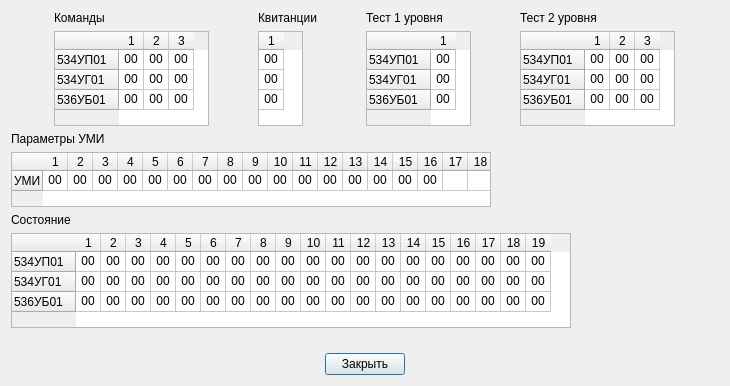
<?xml version="1.0" encoding="UTF-8"?>
<ui version="4.0">
 <class>DlgChannel</class>
 <widget class="QDialog" name="DlgChannel">
  <property name="geometry">
   <rect>
    <x>0</x>
    <y>0</y>
    <width>730</width>
    <height>386</height>
   </rect>
  </property>
  <property name="windowTitle">
   <string>Данные канала АСКУ</string>
  </property>
  <layout class="QVBoxLayout" name="verticalLayout_7">
   <item>
    <layout class="QHBoxLayout" name="horizontalLayout_2">
     <item>
      <layout class="QVBoxLayout" name="verticalLayout_4">
       <item>
        <widget class="QLabel" name="labelCommand">
         <property name="text">
          <string>Команды</string>
         </property>
        </widget>
       </item>
       <item>
        <widget class="QTableWidget" name="tableCommand">
         <property name="sizePolicy">
          <sizepolicy hsizetype="Fixed" vsizetype="Fixed">
           <horstretch>0</horstretch>
           <verstretch>0</verstretch>
          </sizepolicy>
         </property>
         <property name="minimumSize">
          <size>
           <width>155</width>
           <height>95</height>
          </size>
         </property>
         <property name="maximumSize">
          <size>
           <width>155</width>
           <height>95</height>
          </size>
         </property>
         <property name="verticalScrollBarPolicy">
          <enum>Qt::ScrollBarAlwaysOff</enum>
         </property>
         <property name="horizontalScrollBarPolicy">
          <enum>Qt::ScrollBarAlwaysOff</enum>
         </property>
         <property name="autoScroll">
          <bool>false</bool>
         </property>
         <property name="editTriggers">
          <set>QAbstractItemView::NoEditTriggers</set>
         </property>
         <property name="selectionMode">
          <enum>QAbstractItemView::NoSelection</enum>
         </property>
         <property name="cornerButtonEnabled">
          <bool>false</bool>
         </property>
         <attribute name="horizontalHeaderDefaultSectionSize">
          <number>25</number>
         </attribute>
         <attribute name="horizontalHeaderHighlightSections">
          <bool>false</bool>
         </attribute>
         <attribute name="horizontalHeaderMinimumSectionSize">
          <number>25</number>
         </attribute>
         <attribute name="verticalHeaderDefaultSectionSize">
          <number>20</number>
         </attribute>
         <attribute name="verticalHeaderMinimumSectionSize">
          <number>20</number>
         </attribute>
         <row>
          <property name="text">
           <string>534УП01   </string>
          </property>
         </row>
         <row>
          <property name="text">
           <string>534УГ01   </string>
          </property>
         </row>
         <row>
          <property name="text">
           <string>536УБ01   </string>
          </property>
         </row>
         <column>
          <property name="text">
           <string>1</string>
          </property>
         </column>
         <column>
          <property name="text">
           <string>2</string>
          </property>
         </column>
         <column>
          <property name="text">
           <string>3</string>
          </property>
         </column>
         <item row="0" column="0">
          <property name="text">
           <string>00</string>
          </property>
          <property name="textAlignment">
           <set>AlignHCenter|AlignVCenter|AlignCenter</set>
          </property>
         </item>
         <item row="0" column="1">
          <property name="text">
           <string>00</string>
          </property>
          <property name="textAlignment">
           <set>AlignHCenter|AlignVCenter|AlignCenter</set>
          </property>
         </item>
         <item row="0" column="2">
          <property name="text">
           <string>00</string>
          </property>
          <property name="textAlignment">
           <set>AlignHCenter|AlignVCenter|AlignCenter</set>
          </property>
         </item>
         <item row="1" column="0">
          <property name="text">
           <string>00</string>
          </property>
          <property name="textAlignment">
           <set>AlignHCenter|AlignVCenter|AlignCenter</set>
          </property>
         </item>
         <item row="1" column="1">
          <property name="text">
           <string>00</string>
          </property>
          <property name="textAlignment">
           <set>AlignHCenter|AlignVCenter|AlignCenter</set>
          </property>
         </item>
         <item row="1" column="2">
          <property name="text">
           <string>00</string>
          </property>
          <property name="textAlignment">
           <set>AlignHCenter|AlignVCenter|AlignCenter</set>
          </property>
         </item>
         <item row="2" column="0">
          <property name="text">
           <string>00</string>
          </property>
          <property name="textAlignment">
           <set>AlignHCenter|AlignVCenter|AlignCenter</set>
          </property>
         </item>
         <item row="2" column="1">
          <property name="text">
           <string>00</string>
          </property>
          <property name="textAlignment">
           <set>AlignHCenter|AlignVCenter|AlignCenter</set>
          </property>
         </item>
         <item row="2" column="2">
          <property name="text">
           <string>00</string>
          </property>
          <property name="textAlignment">
           <set>AlignHCenter|AlignVCenter|AlignCenter</set>
          </property>
         </item>
        </widget>
       </item>
      </layout>
     </item>
     <item>
      <layout class="QVBoxLayout" name="verticalLayout_3">
       <item>
        <widget class="QLabel" name="labelCommand1">
         <property name="text">
          <string>Квитанции</string>
         </property>
        </widget>
       </item>
       <item>
        <widget class="QTableWidget" name="tableCommand1">
         <property name="sizePolicy">
          <sizepolicy hsizetype="Fixed" vsizetype="Fixed">
           <horstretch>0</horstretch>
           <verstretch>0</verstretch>
          </sizepolicy>
         </property>
         <property name="minimumSize">
          <size>
           <width>45</width>
           <height>95</height>
          </size>
         </property>
         <property name="maximumSize">
          <size>
           <width>45</width>
           <height>95</height>
          </size>
         </property>
         <property name="verticalScrollBarPolicy">
          <enum>Qt::ScrollBarAlwaysOff</enum>
         </property>
         <property name="horizontalScrollBarPolicy">
          <enum>Qt::ScrollBarAlwaysOff</enum>
         </property>
         <property name="autoScroll">
          <bool>false</bool>
         </property>
         <property name="editTriggers">
          <set>QAbstractItemView::NoEditTriggers</set>
         </property>
         <property name="selectionMode">
          <enum>QAbstractItemView::NoSelection</enum>
         </property>
         <property name="cornerButtonEnabled">
          <bool>false</bool>
         </property>
         <attribute name="horizontalHeaderDefaultSectionSize">
          <number>25</number>
         </attribute>
         <attribute name="horizontalHeaderMinimumSectionSize">
          <number>25</number>
         </attribute>
         <attribute name="verticalHeaderVisible">
          <bool>false</bool>
         </attribute>
         <attribute name="verticalHeaderDefaultSectionSize">
          <number>20</number>
         </attribute>
         <attribute name="verticalHeaderMinimumSectionSize">
          <number>20</number>
         </attribute>
         <row>
          <property name="text">
           <string>534УГ01   </string>
          </property>
         </row>
         <row>
          <property name="text">
           <string>534УП01   </string>
          </property>
         </row>
         <row>
          <property name="text">
           <string>536УБ01   </string>
          </property>
         </row>
         <column>
          <property name="text">
           <string>1</string>
          </property>
         </column>
         <item row="0" column="0">
          <property name="text">
           <string>00</string>
          </property>
          <property name="textAlignment">
           <set>AlignHCenter|AlignVCenter|AlignCenter</set>
          </property>
         </item>
         <item row="1" column="0">
          <property name="text">
           <string>00</string>
          </property>
          <property name="textAlignment">
           <set>AlignHCenter|AlignVCenter|AlignCenter</set>
          </property>
         </item>
         <item row="2" column="0">
          <property name="text">
           <string>00</string>
          </property>
          <property name="textAlignment">
           <set>AlignHCenter|AlignVCenter|AlignCenter</set>
          </property>
         </item>
        </widget>
       </item>
      </layout>
     </item>
     <item>
      <layout class="QVBoxLayout" name="verticalLayout_2">
       <item>
        <widget class="QLabel" name="labelTest1">
         <property name="text">
          <string>Тест 1 уровня</string>
         </property>
        </widget>
       </item>
       <item>
        <widget class="QTableWidget" name="tableTest1">
         <property name="sizePolicy">
          <sizepolicy hsizetype="Fixed" vsizetype="Fixed">
           <horstretch>0</horstretch>
           <verstretch>0</verstretch>
          </sizepolicy>
         </property>
         <property name="minimumSize">
          <size>
           <width>105</width>
           <height>95</height>
          </size>
         </property>
         <property name="maximumSize">
          <size>
           <width>105</width>
           <height>95</height>
          </size>
         </property>
         <property name="verticalScrollBarPolicy">
          <enum>Qt::ScrollBarAlwaysOff</enum>
         </property>
         <property name="horizontalScrollBarPolicy">
          <enum>Qt::ScrollBarAlwaysOff</enum>
         </property>
         <property name="autoScroll">
          <bool>false</bool>
         </property>
         <property name="editTriggers">
          <set>QAbstractItemView::NoEditTriggers</set>
         </property>
         <property name="selectionMode">
          <enum>QAbstractItemView::NoSelection</enum>
         </property>
         <property name="cornerButtonEnabled">
          <bool>false</bool>
         </property>
         <attribute name="horizontalHeaderDefaultSectionSize">
          <number>25</number>
         </attribute>
         <attribute name="horizontalHeaderMinimumSectionSize">
          <number>25</number>
         </attribute>
         <attribute name="verticalHeaderDefaultSectionSize">
          <number>20</number>
         </attribute>
         <attribute name="verticalHeaderMinimumSectionSize">
          <number>20</number>
         </attribute>
         <row>
          <property name="text">
           <string>534УП01   </string>
          </property>
         </row>
         <row>
          <property name="text">
           <string>534УГ01   </string>
          </property>
         </row>
         <row>
          <property name="text">
           <string>536УБ01   </string>
          </property>
         </row>
         <column>
          <property name="text">
           <string>1</string>
          </property>
         </column>
         <item row="0" column="0">
          <property name="text">
           <string>00</string>
          </property>
          <property name="textAlignment">
           <set>AlignHCenter|AlignVCenter|AlignCenter</set>
          </property>
         </item>
         <item row="1" column="0">
          <property name="text">
           <string>00</string>
          </property>
          <property name="textAlignment">
           <set>AlignHCenter|AlignVCenter|AlignCenter</set>
          </property>
         </item>
         <item row="2" column="0">
          <property name="text">
           <string>00</string>
          </property>
          <property name="textAlignment">
           <set>AlignHCenter|AlignVCenter|AlignCenter</set>
          </property>
         </item>
        </widget>
       </item>
      </layout>
     </item>
     <item>
      <layout class="QVBoxLayout" name="verticalLayout">
       <item>
        <widget class="QLabel" name="labelTest2">
         <property name="text">
          <string>Тест 2 уровня</string>
         </property>
        </widget>
       </item>
       <item>
        <widget class="QTableWidget" name="tableTest2">
         <property name="sizePolicy">
          <sizepolicy hsizetype="Fixed" vsizetype="Fixed">
           <horstretch>0</horstretch>
           <verstretch>0</verstretch>
          </sizepolicy>
         </property>
         <property name="minimumSize">
          <size>
           <width>155</width>
           <height>95</height>
          </size>
         </property>
         <property name="maximumSize">
          <size>
           <width>155</width>
           <height>95</height>
          </size>
         </property>
         <property name="verticalScrollBarPolicy">
          <enum>Qt::ScrollBarAlwaysOff</enum>
         </property>
         <property name="horizontalScrollBarPolicy">
          <enum>Qt::ScrollBarAlwaysOff</enum>
         </property>
         <property name="autoScroll">
          <bool>false</bool>
         </property>
         <property name="editTriggers">
          <set>QAbstractItemView::NoEditTriggers</set>
         </property>
         <property name="selectionMode">
          <enum>QAbstractItemView::NoSelection</enum>
         </property>
         <property name="cornerButtonEnabled">
          <bool>false</bool>
         </property>
         <attribute name="horizontalHeaderDefaultSectionSize">
          <number>25</number>
         </attribute>
         <attribute name="horizontalHeaderMinimumSectionSize">
          <number>25</number>
         </attribute>
         <attribute name="verticalHeaderDefaultSectionSize">
          <number>20</number>
         </attribute>
         <attribute name="verticalHeaderMinimumSectionSize">
          <number>20</number>
         </attribute>
         <row>
          <property name="text">
           <string>534УП01   </string>
          </property>
         </row>
         <row>
          <property name="text">
           <string>534УГ01   </string>
          </property>
         </row>
         <row>
          <property name="text">
           <string>536УБ01   </string>
          </property>
         </row>
         <column>
          <property name="text">
           <string>1</string>
          </property>
         </column>
         <column>
          <property name="text">
           <string>2</string>
          </property>
         </column>
         <column>
          <property name="text">
           <string>3</string>
          </property>
         </column>
         <item row="0" column="0">
          <property name="text">
           <string>00</string>
          </property>
          <property name="textAlignment">
           <set>AlignHCenter|AlignVCenter|AlignCenter</set>
          </property>
         </item>
         <item row="0" column="1">
          <property name="text">
           <string>00</string>
          </property>
          <property name="textAlignment">
           <set>AlignHCenter|AlignVCenter|AlignCenter</set>
          </property>
         </item>
         <item row="0" column="2">
          <property name="text">
           <string>00</string>
          </property>
          <property name="textAlignment">
           <set>AlignHCenter|AlignVCenter|AlignCenter</set>
          </property>
         </item>
         <item row="1" column="0">
          <property name="text">
           <string>00</string>
          </property>
          <property name="textAlignment">
           <set>AlignHCenter|AlignVCenter|AlignCenter</set>
          </property>
         </item>
         <item row="1" column="1">
          <property name="text">
           <string>00</string>
          </property>
          <property name="textAlignment">
           <set>AlignHCenter|AlignVCenter|AlignCenter</set>
          </property>
         </item>
         <item row="1" column="2">
          <property name="text">
           <string>00</string>
          </property>
          <property name="textAlignment">
           <set>AlignHCenter|AlignVCenter|AlignCenter</set>
          </property>
         </item>
         <item row="2" column="0">
          <property name="text">
           <string>00</string>
          </property>
          <property name="textAlignment">
           <set>AlignHCenter|AlignVCenter|AlignCenter</set>
          </property>
         </item>
         <item row="2" column="1">
          <property name="text">
           <string>00</string>
          </property>
          <property name="textAlignment">
           <set>AlignHCenter|AlignVCenter|AlignCenter</set>
          </property>
         </item>
         <item row="2" column="2">
          <property name="text">
           <string>00</string>
          </property>
          <property name="textAlignment">
           <set>AlignHCenter|AlignVCenter|AlignCenter</set>
          </property>
         </item>
        </widget>
       </item>
      </layout>
     </item>
    </layout>
   </item>
   <item>
    <layout class="QVBoxLayout" name="verticalLayout_5">
     <item>
      <widget class="QLabel" name="labelDC">
       <property name="text">
        <string>Параметры УМИ</string>
       </property>
      </widget>
     </item>
     <item>
      <widget class="QTableWidget" name="tableDC">
       <property name="sizePolicy">
        <sizepolicy hsizetype="Fixed" vsizetype="Fixed">
         <horstretch>0</horstretch>
         <verstretch>0</verstretch>
        </sizepolicy>
       </property>
       <property name="minimumSize">
        <size>
         <width>480</width>
         <height>55</height>
        </size>
       </property>
       <property name="maximumSize">
        <size>
         <width>480</width>
         <height>55</height>
        </size>
       </property>
       <property name="verticalScrollBarPolicy">
        <enum>Qt::ScrollBarAlwaysOff</enum>
       </property>
       <property name="horizontalScrollBarPolicy">
        <enum>Qt::ScrollBarAlwaysOff</enum>
       </property>
       <property name="autoScroll">
        <bool>false</bool>
       </property>
       <property name="editTriggers">
        <set>QAbstractItemView::NoEditTriggers</set>
       </property>
       <property name="selectionMode">
        <enum>QAbstractItemView::NoSelection</enum>
       </property>
       <property name="cornerButtonEnabled">
        <bool>false</bool>
       </property>
       <attribute name="horizontalHeaderDefaultSectionSize">
        <number>25</number>
       </attribute>
       <attribute name="horizontalHeaderMinimumSectionSize">
        <number>25</number>
       </attribute>
       <attribute name="verticalHeaderDefaultSectionSize">
        <number>20</number>
       </attribute>
       <attribute name="verticalHeaderMinimumSectionSize">
        <number>20</number>
       </attribute>
       <row>
        <property name="text">
         <string>УМИ</string>
        </property>
       </row>
       <column>
        <property name="text">
         <string>1</string>
        </property>
       </column>
       <column>
        <property name="text">
         <string>2</string>
        </property>
       </column>
       <column>
        <property name="text">
         <string>3</string>
        </property>
       </column>
       <column>
        <property name="text">
         <string>4</string>
        </property>
       </column>
       <column>
        <property name="text">
         <string>5</string>
        </property>
       </column>
       <column>
        <property name="text">
         <string>6</string>
        </property>
       </column>
       <column>
        <property name="text">
         <string>7</string>
        </property>
       </column>
       <column>
        <property name="text">
         <string>8</string>
        </property>
       </column>
       <column>
        <property name="text">
         <string>9</string>
        </property>
       </column>
       <column>
        <property name="text">
         <string>10</string>
        </property>
       </column>
       <column>
        <property name="text">
         <string>11</string>
        </property>
       </column>
       <column>
        <property name="text">
         <string>12</string>
        </property>
       </column>
       <column>
        <property name="text">
         <string>13</string>
        </property>
       </column>
       <column>
        <property name="text">
         <string>14</string>
        </property>
       </column>
       <column>
        <property name="text">
         <string>15</string>
        </property>
       </column>
       <column>
        <property name="text">
         <string>16</string>
        </property>
       </column>
       <column>
        <property name="text">
         <string>17</string>
        </property>
       </column>
       <column>
        <property name="text">
         <string>18</string>
        </property>
       </column>
       <column>
        <property name="text">
         <string>19</string>
        </property>
       </column>
       <column>
        <property name="text">
         <string>20</string>
        </property>
       </column>
       <column>
        <property name="text">
         <string>21</string>
        </property>
       </column>
       <column>
        <property name="text">
         <string>22</string>
        </property>
       </column>
       <column>
        <property name="text">
         <string>23</string>
        </property>
       </column>
       <column>
        <property name="text">
         <string>24</string>
        </property>
       </column>
       <column>
        <property name="text">
         <string>25</string>
        </property>
       </column>
       <column>
        <property name="text">
         <string>26</string>
        </property>
       </column>
       <column>
        <property name="text">
         <string>27</string>
        </property>
       </column>
       <column>
        <property name="text">
         <string>28</string>
        </property>
       </column>
       <column>
        <property name="text">
         <string>29</string>
        </property>
       </column>
       <column>
        <property name="text">
         <string>30</string>
        </property>
       </column>
       <column>
        <property name="text">
         <string>31</string>
        </property>
       </column>
       <column>
        <property name="text">
         <string>32</string>
        </property>
       </column>
       <item row="0" column="0">
        <property name="text">
         <string>00</string>
        </property>
        <property name="textAlignment">
         <set>AlignHCenter|AlignVCenter|AlignCenter</set>
        </property>
       </item>
       <item row="0" column="1">
        <property name="text">
         <string>00</string>
        </property>
        <property name="textAlignment">
         <set>AlignHCenter|AlignVCenter|AlignCenter</set>
        </property>
       </item>
       <item row="0" column="2">
        <property name="text">
         <string>00</string>
        </property>
        <property name="textAlignment">
         <set>AlignHCenter|AlignVCenter|AlignCenter</set>
        </property>
       </item>
       <item row="0" column="3">
        <property name="text">
         <string>00</string>
        </property>
        <property name="textAlignment">
         <set>AlignHCenter|AlignVCenter|AlignCenter</set>
        </property>
       </item>
       <item row="0" column="4">
        <property name="text">
         <string>00</string>
        </property>
        <property name="textAlignment">
         <set>AlignHCenter|AlignVCenter|AlignCenter</set>
        </property>
       </item>
       <item row="0" column="5">
        <property name="text">
         <string>00</string>
        </property>
        <property name="textAlignment">
         <set>AlignHCenter|AlignVCenter|AlignCenter</set>
        </property>
       </item>
       <item row="0" column="6">
        <property name="text">
         <string>00</string>
        </property>
        <property name="textAlignment">
         <set>AlignHCenter|AlignVCenter|AlignCenter</set>
        </property>
       </item>
       <item row="0" column="7">
        <property name="text">
         <string>00</string>
        </property>
        <property name="textAlignment">
         <set>AlignHCenter|AlignVCenter|AlignCenter</set>
        </property>
       </item>
       <item row="0" column="8">
        <property name="text">
         <string>00</string>
        </property>
        <property name="textAlignment">
         <set>AlignHCenter|AlignVCenter|AlignCenter</set>
        </property>
       </item>
       <item row="0" column="9">
        <property name="text">
         <string>00</string>
        </property>
        <property name="textAlignment">
         <set>AlignHCenter|AlignVCenter|AlignCenter</set>
        </property>
       </item>
       <item row="0" column="10">
        <property name="text">
         <string>00</string>
        </property>
        <property name="textAlignment">
         <set>AlignHCenter|AlignVCenter|AlignCenter</set>
        </property>
       </item>
       <item row="0" column="11">
        <property name="text">
         <string>00</string>
        </property>
        <property name="textAlignment">
         <set>AlignHCenter|AlignVCenter|AlignCenter</set>
        </property>
       </item>
       <item row="0" column="12">
        <property name="text">
         <string>00</string>
        </property>
        <property name="textAlignment">
         <set>AlignHCenter|AlignVCenter|AlignCenter</set>
        </property>
       </item>
       <item row="0" column="13">
        <property name="text">
         <string>00</string>
        </property>
        <property name="textAlignment">
         <set>AlignHCenter|AlignVCenter|AlignCenter</set>
        </property>
       </item>
       <item row="0" column="14">
        <property name="text">
         <string>00</string>
        </property>
        <property name="textAlignment">
         <set>AlignHCenter|AlignVCenter|AlignCenter</set>
        </property>
       </item>
       <item row="0" column="15">
        <property name="text">
         <string>00</string>
        </property>
        <property name="textAlignment">
         <set>AlignHCenter|AlignVCenter|AlignCenter</set>
        </property>
       </item>
      </widget>
     </item>
    </layout>
   </item>
   <item>
    <layout class="QVBoxLayout" name="verticalLayout_6">
     <item>
      <widget class="QLabel" name="labelState">
       <property name="text">
        <string>Состояние</string>
       </property>
      </widget>
     </item>
     <item>
      <widget class="QTableWidget" name="tableState">
       <property name="sizePolicy">
        <sizepolicy hsizetype="Fixed" vsizetype="Fixed">
         <horstretch>0</horstretch>
         <verstretch>0</verstretch>
        </sizepolicy>
       </property>
       <property name="minimumSize">
        <size>
         <width>560</width>
         <height>95</height>
        </size>
       </property>
       <property name="maximumSize">
        <size>
         <width>560</width>
         <height>95</height>
        </size>
       </property>
       <property name="verticalScrollBarPolicy">
        <enum>Qt::ScrollBarAlwaysOff</enum>
       </property>
       <property name="horizontalScrollBarPolicy">
        <enum>Qt::ScrollBarAlwaysOff</enum>
       </property>
       <property name="autoScroll">
        <bool>false</bool>
       </property>
       <property name="editTriggers">
        <set>QAbstractItemView::NoEditTriggers</set>
       </property>
       <property name="selectionMode">
        <enum>QAbstractItemView::NoSelection</enum>
       </property>
       <property name="cornerButtonEnabled">
        <bool>false</bool>
       </property>
       <attribute name="horizontalHeaderDefaultSectionSize">
        <number>25</number>
       </attribute>
       <attribute name="horizontalHeaderMinimumSectionSize">
        <number>25</number>
       </attribute>
       <attribute name="verticalHeaderDefaultSectionSize">
        <number>20</number>
       </attribute>
       <attribute name="verticalHeaderMinimumSectionSize">
        <number>20</number>
       </attribute>
       <row>
        <property name="text">
         <string>534УП01   </string>
        </property>
       </row>
       <row>
        <property name="text">
         <string>534УГ01   </string>
        </property>
       </row>
       <row>
        <property name="text">
         <string>536УБ01   </string>
        </property>
       </row>
       <column>
        <property name="text">
         <string>1</string>
        </property>
       </column>
       <column>
        <property name="text">
         <string>2</string>
        </property>
       </column>
       <column>
        <property name="text">
         <string>3</string>
        </property>
       </column>
       <column>
        <property name="text">
         <string>4</string>
        </property>
       </column>
       <column>
        <property name="text">
         <string>5</string>
        </property>
       </column>
       <column>
        <property name="text">
         <string>6</string>
        </property>
       </column>
       <column>
        <property name="text">
         <string>7</string>
        </property>
       </column>
       <column>
        <property name="text">
         <string>8</string>
        </property>
       </column>
       <column>
        <property name="text">
         <string>9</string>
        </property>
       </column>
       <column>
        <property name="text">
         <string>10</string>
        </property>
       </column>
       <column>
        <property name="text">
         <string>11</string>
        </property>
       </column>
       <column>
        <property name="text">
         <string>12</string>
        </property>
       </column>
       <column>
        <property name="text">
         <string>13</string>
        </property>
       </column>
       <column>
        <property name="text">
         <string>14</string>
        </property>
       </column>
       <column>
        <property name="text">
         <string>15</string>
        </property>
       </column>
       <column>
        <property name="text">
         <string>16</string>
        </property>
       </column>
       <column>
        <property name="text">
         <string>17</string>
        </property>
       </column>
       <column>
        <property name="text">
         <string>18</string>
        </property>
       </column>
       <column>
        <property name="text">
         <string>19</string>
        </property>
       </column>
       <item row="0" column="0">
        <property name="text">
         <string>00</string>
        </property>
        <property name="textAlignment">
         <set>AlignHCenter|AlignVCenter|AlignCenter</set>
        </property>
       </item>
       <item row="0" column="1">
        <property name="text">
         <string>00</string>
        </property>
        <property name="textAlignment">
         <set>AlignHCenter|AlignVCenter|AlignCenter</set>
        </property>
       </item>
       <item row="0" column="2">
        <property name="text">
         <string>00</string>
        </property>
        <property name="textAlignment">
         <set>AlignHCenter|AlignVCenter|AlignCenter</set>
        </property>
       </item>
       <item row="0" column="3">
        <property name="text">
         <string>00</string>
        </property>
        <property name="textAlignment">
         <set>AlignHCenter|AlignVCenter|AlignCenter</set>
        </property>
       </item>
       <item row="0" column="4">
        <property name="text">
         <string>00</string>
        </property>
        <property name="textAlignment">
         <set>AlignHCenter|AlignVCenter|AlignCenter</set>
        </property>
       </item>
       <item row="0" column="5">
        <property name="text">
         <string>00</string>
        </property>
        <property name="textAlignment">
         <set>AlignHCenter|AlignVCenter|AlignCenter</set>
        </property>
       </item>
       <item row="0" column="6">
        <property name="text">
         <string>00</string>
        </property>
        <property name="textAlignment">
         <set>AlignHCenter|AlignVCenter|AlignCenter</set>
        </property>
       </item>
       <item row="0" column="7">
        <property name="text">
         <string>00</string>
        </property>
        <property name="textAlignment">
         <set>AlignHCenter|AlignVCenter|AlignCenter</set>
        </property>
       </item>
       <item row="0" column="8">
        <property name="text">
         <string>00</string>
        </property>
        <property name="textAlignment">
         <set>AlignHCenter|AlignVCenter|AlignCenter</set>
        </property>
       </item>
       <item row="0" column="9">
        <property name="text">
         <string>00</string>
        </property>
        <property name="textAlignment">
         <set>AlignHCenter|AlignVCenter|AlignCenter</set>
        </property>
       </item>
       <item row="0" column="10">
        <property name="text">
         <string>00</string>
        </property>
        <property name="textAlignment">
         <set>AlignHCenter|AlignVCenter|AlignCenter</set>
        </property>
       </item>
       <item row="0" column="11">
        <property name="text">
         <string>00</string>
        </property>
        <property name="textAlignment">
         <set>AlignHCenter|AlignVCenter|AlignCenter</set>
        </property>
       </item>
       <item row="0" column="12">
        <property name="text">
         <string>00</string>
        </property>
        <property name="textAlignment">
         <set>AlignHCenter|AlignVCenter|AlignCenter</set>
        </property>
       </item>
       <item row="0" column="13">
        <property name="text">
         <string>00</string>
        </property>
        <property name="textAlignment">
         <set>AlignHCenter|AlignVCenter|AlignCenter</set>
        </property>
       </item>
       <item row="0" column="14">
        <property name="text">
         <string>00</string>
        </property>
        <property name="textAlignment">
         <set>AlignHCenter|AlignVCenter|AlignCenter</set>
        </property>
       </item>
       <item row="0" column="15">
        <property name="text">
         <string>00</string>
        </property>
        <property name="textAlignment">
         <set>AlignHCenter|AlignVCenter|AlignCenter</set>
        </property>
       </item>
       <item row="0" column="16">
        <property name="text">
         <string>00</string>
        </property>
        <property name="textAlignment">
         <set>AlignHCenter|AlignVCenter|AlignCenter</set>
        </property>
       </item>
       <item row="0" column="17">
        <property name="text">
         <string>00</string>
        </property>
        <property name="textAlignment">
         <set>AlignHCenter|AlignVCenter|AlignCenter</set>
        </property>
       </item>
       <item row="0" column="18">
        <property name="text">
         <string>00</string>
        </property>
        <property name="textAlignment">
         <set>AlignHCenter|AlignVCenter|AlignCenter</set>
        </property>
       </item>
       <item row="1" column="0">
        <property name="text">
         <string>00</string>
        </property>
        <property name="textAlignment">
         <set>AlignHCenter|AlignVCenter|AlignCenter</set>
        </property>
       </item>
       <item row="1" column="1">
        <property name="text">
         <string>00</string>
        </property>
        <property name="textAlignment">
         <set>AlignHCenter|AlignVCenter|AlignCenter</set>
        </property>
       </item>
       <item row="1" column="2">
        <property name="text">
         <string>00</string>
        </property>
        <property name="textAlignment">
         <set>AlignHCenter|AlignVCenter|AlignCenter</set>
        </property>
       </item>
       <item row="1" column="3">
        <property name="text">
         <string>00</string>
        </property>
        <property name="textAlignment">
         <set>AlignHCenter|AlignVCenter|AlignCenter</set>
        </property>
       </item>
       <item row="1" column="4">
        <property name="text">
         <string>00</string>
        </property>
        <property name="textAlignment">
         <set>AlignHCenter|AlignVCenter|AlignCenter</set>
        </property>
       </item>
       <item row="1" column="5">
        <property name="text">
         <string>00</string>
        </property>
        <property name="textAlignment">
         <set>AlignHCenter|AlignVCenter|AlignCenter</set>
        </property>
       </item>
       <item row="1" column="6">
        <property name="text">
         <string>00</string>
        </property>
        <property name="textAlignment">
         <set>AlignHCenter|AlignVCenter|AlignCenter</set>
        </property>
       </item>
       <item row="1" column="7">
        <property name="text">
         <string>00</string>
        </property>
        <property name="textAlignment">
         <set>AlignHCenter|AlignVCenter|AlignCenter</set>
        </property>
       </item>
       <item row="1" column="8">
        <property name="text">
         <string>00</string>
        </property>
        <property name="textAlignment">
         <set>AlignHCenter|AlignVCenter|AlignCenter</set>
        </property>
       </item>
       <item row="1" column="9">
        <property name="text">
         <string>00</string>
        </property>
        <property name="textAlignment">
         <set>AlignHCenter|AlignVCenter|AlignCenter</set>
        </property>
       </item>
       <item row="1" column="10">
        <property name="text">
         <string>00</string>
        </property>
        <property name="textAlignment">
         <set>AlignHCenter|AlignVCenter|AlignCenter</set>
        </property>
       </item>
       <item row="1" column="11">
        <property name="text">
         <string>00</string>
        </property>
        <property name="textAlignment">
         <set>AlignHCenter|AlignVCenter|AlignCenter</set>
        </property>
       </item>
       <item row="1" column="12">
        <property name="text">
         <string>00</string>
        </property>
        <property name="textAlignment">
         <set>AlignHCenter|AlignVCenter|AlignCenter</set>
        </property>
       </item>
       <item row="1" column="13">
        <property name="text">
         <string>00</string>
        </property>
        <property name="textAlignment">
         <set>AlignHCenter|AlignVCenter|AlignCenter</set>
        </property>
       </item>
       <item row="1" column="14">
        <property name="text">
         <string>00</string>
        </property>
        <property name="textAlignment">
         <set>AlignHCenter|AlignVCenter|AlignCenter</set>
        </property>
       </item>
       <item row="1" column="15">
        <property name="text">
         <string>00</string>
        </property>
        <property name="textAlignment">
         <set>AlignHCenter|AlignVCenter|AlignCenter</set>
        </property>
       </item>
       <item row="1" column="16">
        <property name="text">
         <string>00</string>
        </property>
        <property name="textAlignment">
         <set>AlignHCenter|AlignVCenter|AlignCenter</set>
        </property>
       </item>
       <item row="1" column="17">
        <property name="text">
         <string>00</string>
        </property>
        <property name="textAlignment">
         <set>AlignHCenter|AlignVCenter|AlignCenter</set>
        </property>
       </item>
       <item row="1" column="18">
        <property name="text">
         <string>00</string>
        </property>
        <property name="textAlignment">
         <set>AlignHCenter|AlignVCenter|AlignCenter</set>
        </property>
       </item>
       <item row="2" column="0">
        <property name="text">
         <string>00</string>
        </property>
        <property name="textAlignment">
         <set>AlignHCenter|AlignVCenter|AlignCenter</set>
        </property>
       </item>
       <item row="2" column="1">
        <property name="text">
         <string>00</string>
        </property>
        <property name="textAlignment">
         <set>AlignHCenter|AlignVCenter|AlignCenter</set>
        </property>
       </item>
       <item row="2" column="2">
        <property name="text">
         <string>00</string>
        </property>
        <property name="textAlignment">
         <set>AlignHCenter|AlignVCenter|AlignCenter</set>
        </property>
       </item>
       <item row="2" column="3">
        <property name="text">
         <string>00</string>
        </property>
        <property name="textAlignment">
         <set>AlignHCenter|AlignVCenter|AlignCenter</set>
        </property>
       </item>
       <item row="2" column="4">
        <property name="text">
         <string>00</string>
        </property>
        <property name="textAlignment">
         <set>AlignHCenter|AlignVCenter|AlignCenter</set>
        </property>
       </item>
       <item row="2" column="5">
        <property name="text">
         <string>00</string>
        </property>
        <property name="textAlignment">
         <set>AlignHCenter|AlignVCenter|AlignCenter</set>
        </property>
       </item>
       <item row="2" column="6">
        <property name="text">
         <string>00</string>
        </property>
        <property name="textAlignment">
         <set>AlignHCenter|AlignVCenter|AlignCenter</set>
        </property>
       </item>
       <item row="2" column="7">
        <property name="text">
         <string>00</string>
        </property>
        <property name="textAlignment">
         <set>AlignHCenter|AlignVCenter|AlignCenter</set>
        </property>
       </item>
       <item row="2" column="8">
        <property name="text">
         <string>00</string>
        </property>
        <property name="textAlignment">
         <set>AlignHCenter|AlignVCenter|AlignCenter</set>
        </property>
       </item>
       <item row="2" column="9">
        <property name="text">
         <string>00</string>
        </property>
        <property name="textAlignment">
         <set>AlignHCenter|AlignVCenter|AlignCenter</set>
        </property>
       </item>
       <item row="2" column="10">
        <property name="text">
         <string>00</string>
        </property>
        <property name="textAlignment">
         <set>AlignHCenter|AlignVCenter|AlignCenter</set>
        </property>
       </item>
       <item row="2" column="11">
        <property name="text">
         <string>00</string>
        </property>
        <property name="textAlignment">
         <set>AlignHCenter|AlignVCenter|AlignCenter</set>
        </property>
       </item>
       <item row="2" column="12">
        <property name="text">
         <string>00</string>
        </property>
        <property name="textAlignment">
         <set>AlignHCenter|AlignVCenter|AlignCenter</set>
        </property>
       </item>
       <item row="2" column="13">
        <property name="text">
         <string>00</string>
        </property>
        <property name="textAlignment">
         <set>AlignHCenter|AlignVCenter|AlignCenter</set>
        </property>
       </item>
       <item row="2" column="14">
        <property name="text">
         <string>00</string>
        </property>
        <property name="textAlignment">
         <set>AlignHCenter|AlignVCenter|AlignCenter</set>
        </property>
       </item>
       <item row="2" column="15">
        <property name="text">
         <string>00</string>
        </property>
        <property name="textAlignment">
         <set>AlignHCenter|AlignVCenter|AlignCenter</set>
        </property>
       </item>
       <item row="2" column="16">
        <property name="text">
         <string>00</string>
        </property>
        <property name="textAlignment">
         <set>AlignHCenter|AlignVCenter|AlignCenter</set>
        </property>
       </item>
       <item row="2" column="17">
        <property name="text">
         <string>00</string>
        </property>
        <property name="textAlignment">
         <set>AlignHCenter|AlignVCenter|AlignCenter</set>
        </property>
       </item>
       <item row="2" column="18">
        <property name="text">
         <string>00</string>
        </property>
        <property name="textAlignment">
         <set>AlignHCenter|AlignVCenter|AlignCenter</set>
        </property>
       </item>
      </widget>
     </item>
    </layout>
   </item>
   <item>
    <spacer name="verticalSpacer">
     <property name="orientation">
      <enum>Qt::Vertical</enum>
     </property>
     <property name="sizeHint" stdset="0">
      <size>
       <width>20</width>
       <height>40</height>
      </size>
     </property>
    </spacer>
   </item>
   <item>
    <layout class="QHBoxLayout" name="horizontalLayout">
     <item>
      <spacer name="horizontalSpacer1">
       <property name="orientation">
        <enum>Qt::Horizontal</enum>
       </property>
       <property name="sizeHint" stdset="0">
        <size>
         <width>40</width>
         <height>20</height>
        </size>
       </property>
      </spacer>
     </item>
     <item>
      <widget class="QPushButton" name="pushClose">
       <property name="text">
        <string>Закрыть</string>
       </property>
       <property name="default">
        <bool>true</bool>
       </property>
      </widget>
     </item>
     <item>
      <spacer name="horizontalSpacer2">
       <property name="orientation">
        <enum>Qt::Horizontal</enum>
       </property>
       <property name="sizeHint" stdset="0">
        <size>
         <width>40</width>
         <height>20</height>
        </size>
       </property>
      </spacer>
     </item>
    </layout>
   </item>
  </layout>
 </widget>
 <resources/>
 <connections>
  <connection>
   <sender>pushClose</sender>
   <signal>clicked()</signal>
   <receiver>DlgChannel</receiver>
   <slot>hide()</slot>
   <hints>
    <hint type="sourcelabel">
     <x>282</x>
     <y>263</y>
    </hint>
    <hint type="destinationlabel">
     <x>286</x>
     <y>142</y>
    </hint>
   </hints>
  </connection>
 </connections>
</ui>
